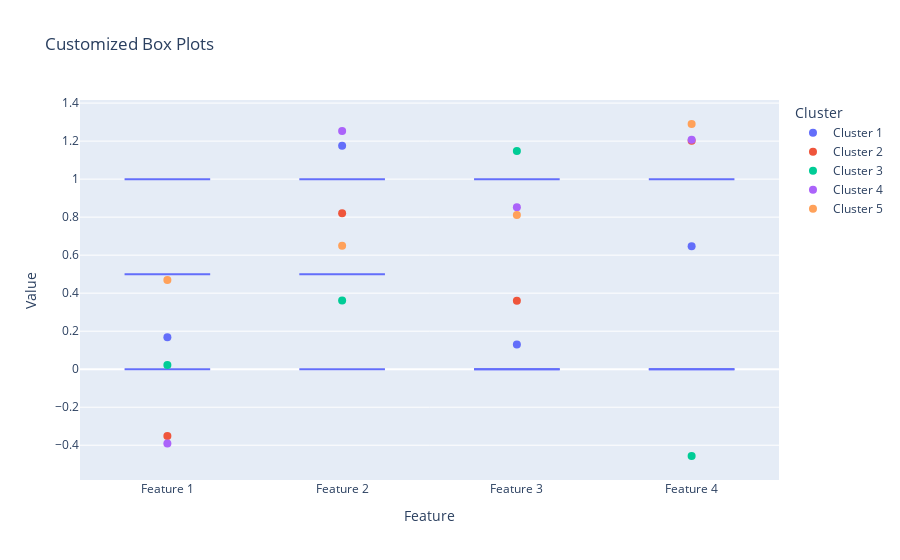

This figure's notebook cell:
### Code cell
import plotly.express as px
import pandas as pd
import numpy as np

# Create data
features = ["Feature 1", "Feature 2", "Feature 3", "Feature 4"]
num_clusters = 5

# Create custom values
custom_values = {
    "Feature 1": {"min": 0, "max": 1, "mean": 0.5},
    "Feature 2": {"min": 0, "max": 1, "mean": 0.5},
    "Feature 3": {"min": 0, "max": 1, "mean": 0},
    "Feature 4": {"min": 0, "max": 1, "mean": 0},
}

# Create data for box values
box_data = {
    "Feature": [],
    "Value": [],
    "Type": [],
}

for feature in features:
    box_data["Feature"].append(feature)
    box_data["Value"].append(custom_values[feature]["min"])
    box_data["Type"].append("Min")

    box_data["Feature"].append(feature)
    box_data["Value"].append(custom_values[feature]["max"])
    box_data["Type"].append("Max")

    box_data["Feature"].append(feature)
    box_data["Value"].append(custom_values[feature]["mean"])
    box_data["Type"].append("Mean")

df_box = pd.DataFrame(box_data)

# Create data for cluster centers
cluster_data = {
    "Feature": [],
    "Value": [],
    "Cluster": [],
}

for feature in features:
    for cluster_num in range(num_clusters):
        cluster_data["Feature"].append(feature)
        cluster_data["Value"].append(np.random.uniform(-0.5, 1.5))
        cluster_data["Cluster"].append(f"Cluster {cluster_num + 1}")

df_cluster = pd.DataFrame(cluster_data)

# Create figure
fig = px.scatter(df_cluster, x="Feature", y="Value", color="Cluster", title="Customized Box Plots")
fig.update_traces(marker=dict(size=8))

# Add box traces for min, max, mean
box_types = ["Min", "Max", "Mean"]
for box_type in box_types:
    df_filtered = df_box[df_box["Type"] == box_type]
    fig.add_trace(px.box(df_filtered, x="Feature", y="Value", points=False).data[0])

fig.update_xaxes(categoryorder="array", categoryarray=features)
fig.show()

### Figure 1 — Plotly figure (JSON) as saved in the notebook; plotly's stock layout.template omitted (floating-point values rounded to 4 significant figures)
{"data": [{"hovertemplate": "Cluster=Cluster 1<br>Feature=%{x}<br>Value=%{y}<extra></extra>", "legendgroup": "Cluster 1", "marker": {"color": "#636efa", "size": 8, "symbol": "circle"}, "mode": "markers", "name": "Cluster 1", "orientation": "v", "showlegend": true, "type": "scatter", "x": ["Feature 1", "Feature 2", "Feature 3", "Feature 4"], "xaxis": "x", "y": [0.1686, 1.175, 0.1301, 0.6473], "yaxis": "y"}, {"hovertemplate": "Cluster=Cluster 2<br>Feature=%{x}<br>Value=%{y}<extra></extra>", "legendgroup": "Cluster 2", "marker": {"color": "#EF553B", "size": 8, "symbol": "circle"}, "mode": "markers", "name": "Cluster 2", "orientation": "v", "showlegend": true, "type": "scatter", "x": ["Feature 1", "Feature 2", "Feature 3", "Feature 4"], "xaxis": "x", "y": [-0.3509, 0.8205, 0.3602, 1.202], "yaxis": "y"}, {"hovertemplate": "Cluster=Cluster 3<br>Feature=%{x}<br>Value=%{y}<extra></extra>", "legendgroup": "Cluster 3", "marker": {"color": "#00cc96", "size": 8, "symbol": "circle"}, "mode": "markers", "name": "Cluster 3", "orientation": "v", "showlegend": true, "type": "scatter", "x": ["Feature 1", "Feature 2", "Feature 3", "Feature 4"], "xaxis": "x", "y": [0.0224, 0.3621, 1.148, -0.4567], "yaxis": "y"}, {"hovertemplate": "Cluster=Cluster 4<br>Feature=%{x}<br>Value=%{y}<extra></extra>", "legendgroup": "Cluster 4", "marker": {"color": "#ab63fa", "size": 8, "symbol": "circle"}, "mode": "markers", "name": "Cluster 4", "orientation": "v", "showlegend": true, "type": "scatter", "x": ["Feature 1", "Feature 2", "Feature 3", "Feature 4"], "xaxis": "x", "y": [-0.3904, 1.254, 0.8523, 1.207], "yaxis": "y"}, {"hovertemplate": "Cluster=Cluster 5<br>Feature=%{x}<br>Value=%{y}<extra></extra>", "legendgroup": "Cluster 5", "marker": {"color": "#FFA15A", "size": 8, "symbol": "circle"}, "mode": "markers", "name": "Cluster 5", "orientation": "v", "showlegend": true, "type": "scatter", "x": ["Feature 1", "Feature 2", "Feature 3", "Feature 4"], "xaxis": "x", "y": [0.4692, 0.65, 0.8116, 1.29], "yaxis": "y"}, {"alignmentgroup": "True", "boxpoints": false, "hovertemplate": "Feature=%{x}<br>Value=%{y}<extra></extra>", "legendgroup": "", "marker": {"color": "#636efa"}, "name": "", "notched": false, "offsetgroup": "", "orientation": "v", "showlegend": false, "type": "box", "x": ["Feature 1", "Feature 2", "Feature 3", "Feature 4"], "x0": " ", "xaxis": "x", "y": [0, 0, 0, 0], "y0": " ", "yaxis": "y"}, {"alignmentgroup": "True", "boxpoints": false, "hovertemplate": "Feature=%{x}<br>Value=%{y}<extra></extra>", "legendgroup": "", "marker": {"color": "#636efa"}, "name": "", "notched": false, "offsetgroup": "", "orientation": "v", "showlegend": false, "type": "box", "x": ["Feature 1", "Feature 2", "Feature 3", "Feature 4"], "x0": " ", "xaxis": "x", "y": [1, 1, 1, 1], "y0": " ", "yaxis": "y"}, {"alignmentgroup": "True", "boxpoints": false, "hovertemplate": "Feature=%{x}<br>Value=%{y}<extra></extra>", "legendgroup": "", "marker": {"color": "#636efa"}, "name": "", "notched": false, "offsetgroup": "", "orientation": "v", "showlegend": false, "type": "box", "x": ["Feature 1", "Feature 2", "Feature 3", "Feature 4"], "x0": " ", "xaxis": "x", "y": [0.5, 0.5, 0, 0], "y0": " ", "yaxis": "y"}], "layout": {"legend": {"title": {"text": "Cluster"}, "tracegroupgap": 0}, "title": {"text": "Customized Box Plots"}, "xaxis": {"anchor": "y", "categoryarray": ["Feature 1", "Feature 2", "Feature 3", "Feature 4"], "categoryorder": "array", "domain": [0, 1], "title": {"text": "Feature"}}, "yaxis": {"anchor": "x", "domain": [0, 1], "title": {"text": "Value"}}}}
